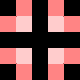

This game map was drawn from its Tiled (.tmx) file and the tilesets committed beside it. A one-line description and the full map source follow:
An orthogonal 5x5 tile map with 16x16 px tiles, 3 tile layers (regions, input_layer1, output_layer3).

<map version="1.5" tiledversion="1.7.2" orientation="orthogonal" renderorder="right-down" width="5" height="5" tilewidth="16" tileheight="16" infinite="0" nextlayerid="4" nextobjectid="1">
 <tileset firstgid="1" source="../../../porthole-tileset.tsx" />
 <layer id="3" name="regions" width="5" height="5">
  <data encoding="csv">
0,1,0,1,0,
1,1,0,1,1,
0,0,0,0,0,
1,1,0,1,1,
0,1,0,1,0
</data>
 </layer>
 <layer id="1" name="input_layer1" width="5" height="5">
  <data encoding="csv">
0,33,0,33,0,
33,2,0,2,33,
0,0,0,0,0,
33,2,0,2,33,
0,33,0,33,0
</data>
 </layer>
 <layer id="2" name="output_layer3" width="5" height="5">
  <data encoding="csv">
0,0,0,0,0,
0,104,0,103,0,
0,0,0,0,0,
0,72,0,71,0,
0,0,0,0,0
</data>
 </layer>
</map>
